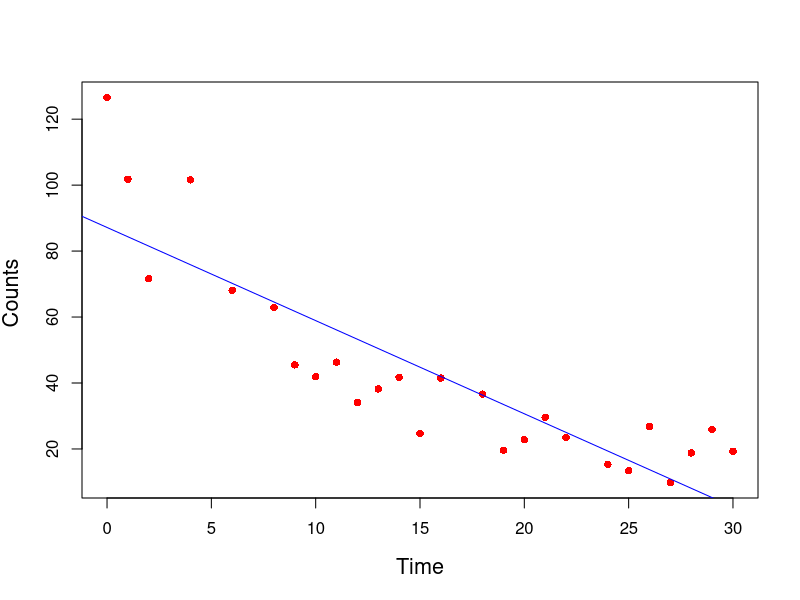
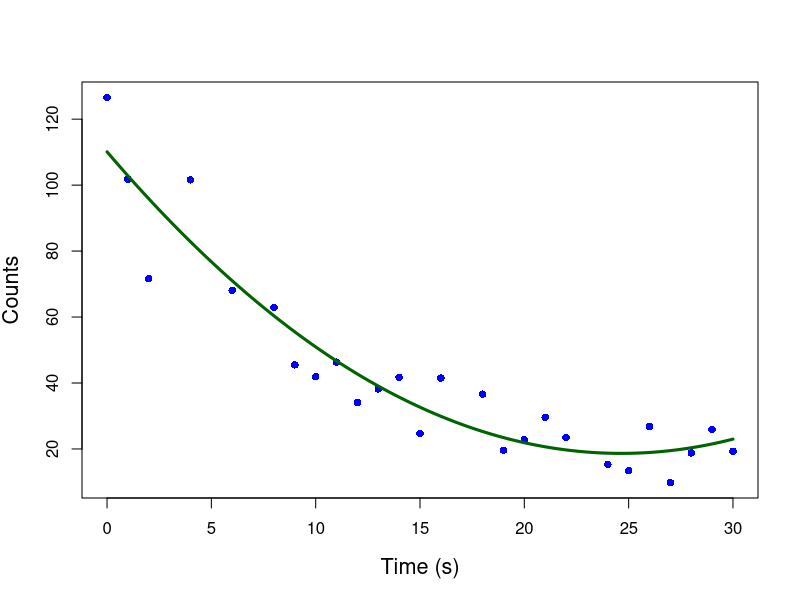

Here is the R script that generated these plots, in order:
# Least Square Method
A = structure(list(Time = c(0, 1, 2, 4, 6, 8, 9, 10, 11, 12, 13, 14, 15, 16, 18, 19, 20, 21, 22, 24, 25, 26, 27, 28, 29, 30), Counts = c(126.6, 101.8, 71.6, 101.6, 68.1, 62.9, 45.5, 41.9, 46.3, 34.1, 38.2, 41.7, 24.7, 41.5, 36.6, 19.6, 22.8, 29.6, 23.5, 15.3, 13.4, 26.8, 9.8, 18.8, 25.9, 19.3)),.Names = c("Time", "Counts"),row.names = c(1L, 2L, 3L, 5L, 7L, 9L, 10L, 11L, 12L, 13L, 14L, 15L, 16L, 17L, 19L, 20L, 21L, 22L, 23L, 25L, 26L, 27L, 28L, 29L, 30L, 31L),class = "data.frame")
attach(A)
names(A)
linear.model = lm(Counts ~ Time)
summary(linear.model)
#Straight Line Fitting: y=a+bX
plot(Time, Counts, pch=16, ylab = "Counts ", cex.lab = 1.3, col = "red" )
abline(lm(Counts ~ Time), col = "blue")
#Curve Fitting: y=aX*2+bXtc
Time2 <- Time^2
quadratic.model <-lm(Counts ~ Time + Time2)
timevalues <- seq(0, 30, 0.1)
predictedcounts <- predict(quadratic.model,list(Time=timevalues, Time2=timevalues^2))
plot(Time, Counts, pch=16, xlab = "Time (s)", ylab = "Counts", cex.lab = 1.3, col = "blue")
lines(timevalues, predictedcounts, col = "darkgreen", lwd = 3)
